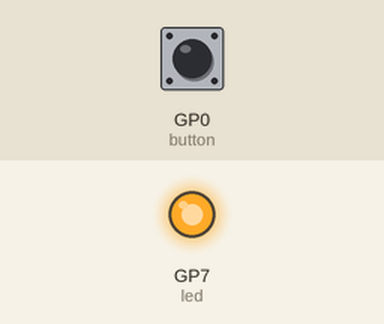
Recording of a program running on a simulated Raspberry Pi Pico running CircuitPython. Shown: output pins drawn as LEDs (lit = HIGH). The test bench sets the inputs (shaded band); at power-on: GP0 (button) LOW. USB keyboard and mouse output is not drawn.

Above: at 1.2 s.
1.3 s: GP0 (button) pulled HIGH for 0.15 s
At 1.49 s:
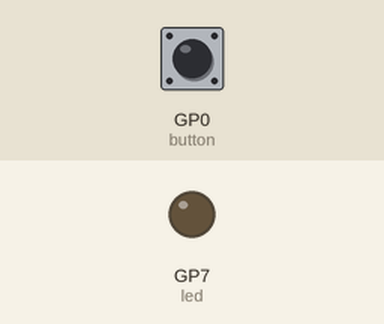
Timing chart, 0 to 4.3 s (numbered marks = the images above; inputs shaded):
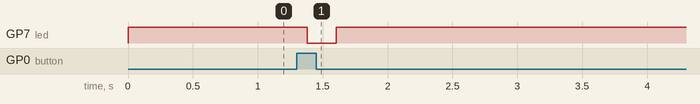

The program:

code.py
```python
import usb_hid
from adafruit_hid.keyboard import Keyboard
from adafruit_hid.keycode import Keycode

import board
import digitalio
import time

# Initialisiere die Tastatur
kbd = Keyboard(usb_hid.devices)

# Konfiguriere den Button-Pin
button = digitalio.DigitalInOut(board.GP0)
button.switch_to_input(pull=digitalio.Pull.DOWN)

# Konfiguriere den LED-Pin als Open-Drain
led = digitalio.DigitalInOut(board.GP7)
led.switch_to_output(drive_mode=digitalio.DriveMode.OPEN_DRAIN)
led.value = True  # LED aus (Open-Drain: High bedeutet aus)

# Variable für den Button-Zustand
button_pressed_state = False  # Ob der Button gerade gedrückt ist
last_debounce_time = 0  # Zeitpunkt der letzten Zustandsänderung
debounce_delay = 0.05  # Entprellzeit in Sekunden (50 ms)

# Timer für LED-Steuerung
led_active = False  # Ob die LED aktuell aktiv sein sollte
led_timer_start = 0  # Zeitpunkt, zu dem die LED aktiviert wurde
led_on_duration = 0.3  # Dauer (in Sekunden), für die die LED eingeschaltet wird


def send_keypress():
    """Funktion, die ausgeführt wird, wenn der Button gedrückt wird."""
    kbd.send(Keycode.H)
    kbd.send(Keycode.I)
    kbd.send(Keycode.L)
    kbd.send(Keycode.F)
    kbd.send(Keycode.E)


while True:
    # Lese den aktuellen Zustand des Buttons
    current_button_state = button.value

    # Aktuelle Zeit abrufen
    current_time = time.monotonic()

    # Prüfen, ob der Zustand sich geändert hat und Entprellzeit abgelaufen ist
    if current_button_state != button_pressed_state:
        if current_time - last_debounce_time > debounce_delay:
            button_pressed_state = current_button_state
            last_debounce_time = current_time

            # Wenn der Button gerade gedrückt wurde
            if button_pressed_state:  # True = Button wird gedrückt
                send_keypress()

                # LED für 1 Sekunde einschalten
                led_active = True
                led_timer_start = current_time
                led.value = False  # LED an (Open-Drain: Low bedeutet an)

    # Überprüfen, ob die LED ausgeschaltet werden soll
    if led_active and current_time - led_timer_start >= led_on_duration:
        led.value = True  # LED aus (Open-Drain: High bedeutet aus)
        led_active = False

    # Kleine Pause, um die CPU-Last zu reduzieren
    time.sleep(0.01)
```

Measured:
- after the input at 1.3 s, GP7 (led): HIGH → LOW after 0.08 s, → HIGH 0.22 s later
